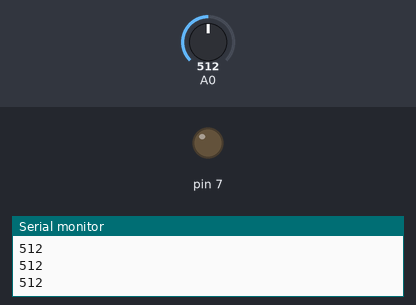
This sketch was run on a simulated Arduino Uno, built with avr-gcc and run on an emulated ATmega328P. Parts: output pins drawn as LEDs (lit = HIGH), the last lines printed to the serial monitor. Dashed ring = blinking. The inputs (shaded band) are chosen by the test bench; at power-on: A0 = 512.

Above: at 1.2 s.
1.3 s: A0 set to 444
2.8 s: A0 set to 424
At 5.5 s:
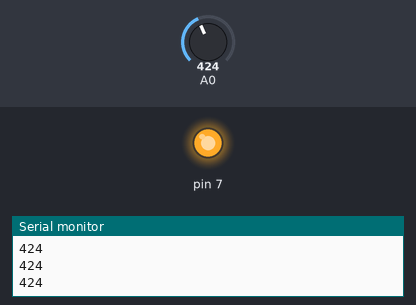
5.8 s: A0 set to 445
At 6.7 s:
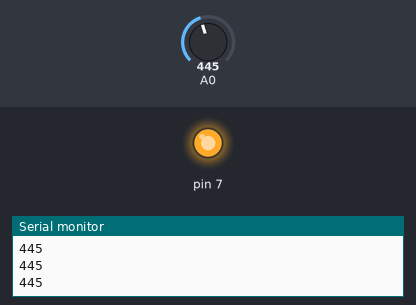
7.3 s: A0 set to 425
At 9.1 s:
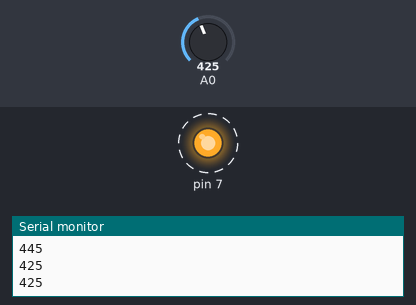
Timing chart, 0 to 11.3 s (numbered marks = the images above; inputs shaded):
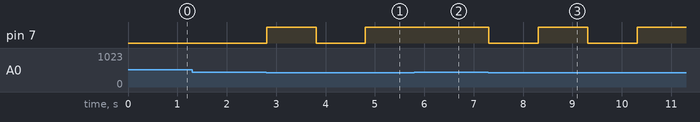

Measured:
- the behaviour switches between 435 and 434 on A0 (found by bisection; images 0 and 1)
- after the input at 2.8 s, pin 7: LOW → HIGH at once, → LOW 1.0 s later, → HIGH 1.0 s later
- after the input at 5.8 s, pin 7: stays HIGH (without the input it goes to LOW after 0.01 s)
- after the input at 7.3 s, pin 7: alternates HIGH for 1.0 s and LOW for 1.0 s, starting at once

The sketch:

AnalogLED.ino
```cpp
int val;
int led=0; // Initialize LED state to off (LOW)
void setup() {
  pinMode(7, OUTPUT);
  pinMode(A0, INPUT);
  Serial.begin(9600);
digitalWrite(7,LOW);
}

void loop() {
  val = analogRead(A0);
  Serial.println(val);

if(val<435 && led==0){

  digitalWrite(7,HIGH);
  led=1;
  delay(1000);
}

else if(val<435 && led==1){

  digitalWrite(7,LOW);
  led=0;
  delay(1000);
}


}
```
